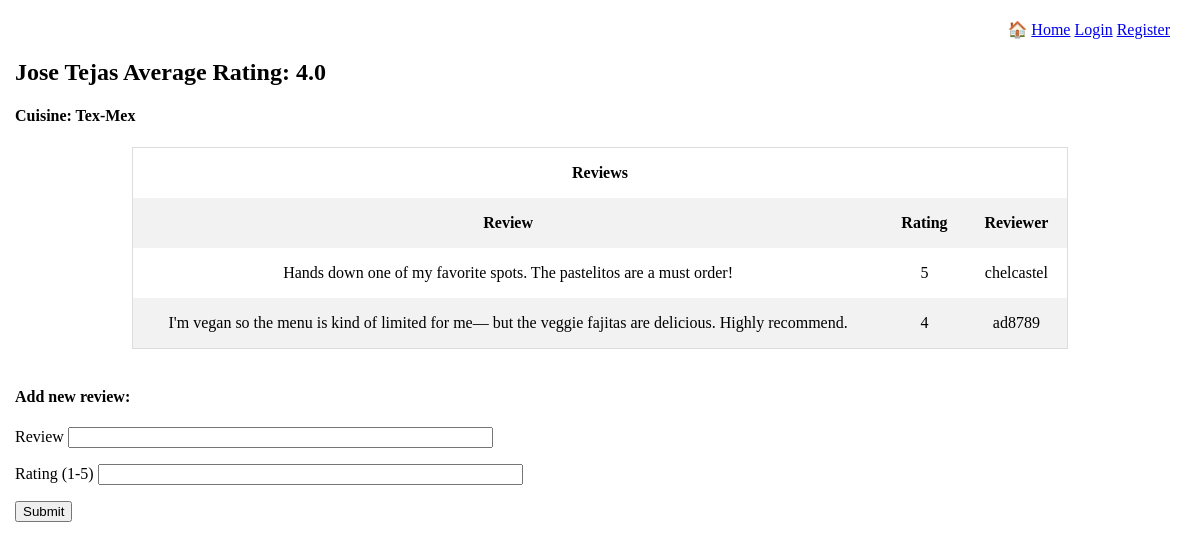
/reviews/2, run on the app's committed database.
### models.py (models this page shows, shortened)
class Restaurant(db.Model):
    id = db.Column(db.Integer, primary_key=True)
    name = db.Column(db.String(50), index=True, unique=False)
    address = db.Column(db.String(120), index=True, unique=False)
    cuisine = db.Column(db.String(50), index=True, unique=False)
    num_reviews = db.Column(db.Integer, unique=False)
    avg_rating = db.Column(db.Float, index=True, unique=False)
    reviews = db.relationship('Review', backref = 'restaurant', lazy = 'dynamic', cascade = "all, delete, delete-orphan")

class Review(db.Model):
    id = db.Column(db.Integer, primary_key = True) #primary key column, automatically generated IDs
    rating = db.Column(db.Integer, unique = False) #a review's rating
    text = db.Column(db.String(200), unique = False) #a review's text
    restaurant_id = db.Column(db.Integer, db.ForeignKey('restaurant.id')) #foreign key column
    reviewer_id = db.Column(db.Integer, db.ForeignKey('user.id')) # another foreign key column

class User(db.Model, UserMixin):
    id = db.Column(db.Integer, primary_key=True)
    username = db.Column(db.String(64), index=True, unique=True)
    email = db.Column(db.String(120), unique = True, index = True)
    password_hash = db.Column(db.String(128))
    reviews = db.relationship('Review', backref='reviewer', lazy = 'dynamic', cascade = "all, delete, delete-orphan")

### routes.py (the view, shortened to what this page needs)
@app.route('/reviews/<int:restaurant_id>', methods=["GET", "POST"])
def reviews(restaurant_id):
    rest = Restaurant.query.filter_by(id=restaurant_id).first_or_404(description="There is no restaurant with this ID.")
    form = ReviewForm(csrf_enabled=False)
    return render_template('review.html', restaurant=rest, form=form)

### forms.py
class ReviewForm(FlaskForm):
    review = StringField('Review', validators=[DataRequired()])
    rating = StringField('Rating (1-5)', validators=[DataRequired()])
    submit = SubmitField('Submit')

### templates/review.html (shortened to what this page needs)
{% extends 'base.html' %}
{% block content%}
<h2>{{ restaurant.name }} Average Rating: {{ restaurant.avg_rating }}</h2>
<h4>Cuisine: {{ restaurant.cuisine }}</h4>
    <div class="row">
        <div class="column">
            <table>
                <tr>
                    <th class="header" colspan="3">Reviews</th>
                </tr>
                <tr>
                    <th>Review</th>
                    <th>Rating</th>
                    <th>Reviewer</th>
                </tr>
                {% for review in restaurant.reviews %}
                <tr>
                    <td>{{ review.text }}</td>
                    <td>{{ review.rating }}</td>
                    <td>{{ review.reviewer.username }}</td>
                </tr>
                {% endfor %}
            </table>
        </div>
    </div>
    <br>
    <h4>Add new review:</h4>
    <form method="post">
        <p>
            {{ form.review.label }}
            {{ form.review(size=50) }}
        </p>
        <p>
            {{ form.rating.label }}
            {{ form.rating(size=50) }}
        </p>
        <p>{{ form.submit() }}</p>
    </form>
{% endblock %}

### static/styles.css (style rules this page uses)
body { margin: 15px; font-family: Georgia, 'Times New Roman', Times, serif, sans-serif; }
table { box-sizing: border-box; }
.row::after { content: ""; clear: both; display: table; }
table { border-collapse: collapse; border-spacing: 0; width: 80%; border: 1px solid #ddd; margin-left: 10%; }
th, td { text-align: center; padding: 16px; }
tr:nth-child(even) { background-color: #f2f2f2; }
.header { text-align: center; }

### data on the page
Restaurant: name "Jose Tejas", avg_rating "4.0", cuisine "Tex-Mex"
Review: text "Hands down one of my favorite spots. The pastelitos are a must order!", rating "5", reviewer.username "chelcastel"
Review: text "I'm vegan so the menu is kind of limited for me— but the veggie fajitas are delicious. Highly recommend.", rating "4", reviewer.username "ad8789"
